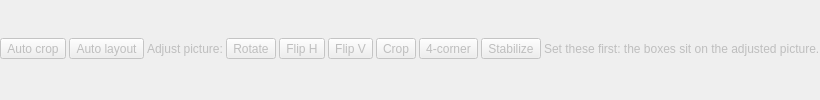
        <widget class="QWidget" name="widget_viewTools" native="true">
         <property name="enabled">
          <bool>false</bool>
         </property>
         <layout class="QHBoxLayout" name="horizontalLayout_10">
          <property name="spacing">
           <number>3</number>
          </property>
          <property name="leftMargin">
           <number>0</number>
          </property>
          <property name="topMargin">
           <number>0</number>
          </property>
          <property name="rightMargin">
           <number>0</number>
          </property>
          <property name="bottomMargin">
           <number>3</number>
          </property>
          <item>
           <widget class="QToolButton" name="toolButton_autoCrop">
            <property name="toolTip">
             <string>Find the scoreboard with AI and crop the picture to it. Reset crop brings back the whole picture.</string>
            </property>
            <property name="text">
             <string>Auto crop</string>
            </property>
            <property name="checkable">
             <bool>true</bool>
            </property>
            <property name="toolButtonStyle">
             <enum>Qt::ToolButtonTextBesideIcon</enum>
            </property>
           </widget>
          </item>
          <item>
           <widget class="QToolButton" name="toolButton_autoLayout">
            <property name="toolTip">
             <string>Find the home and away scores, the clock and the period with AI, and place their fields' boxes on the picture</string>
            </property>
            <property name="text">
             <string>Auto layout</string>
            </property>
            <property name="checkable">
             <bool>true</bool>
            </property>
            <property name="toolButtonStyle">
             <enum>Qt::ToolButtonTextBesideIcon</enum>
            </property>
           </widget>
          </item>
          <item>
           <widget class="QLabel" name="label_adjustPicture">
            <property name="text">
             <string>Adjust picture:</string>
            </property>
           </widget>
          </item>
          <item>
           <widget class="QToolButton" name="toolButton_rotate">
            <property name="toolTip">
             <string>Rotate the picture by 90 degrees clockwise</string>
            </property>
            <property name="text">
             <string>Rotate</string>
            </property>
           </widget>
          </item>
          <item>
           <widget class="QToolButton" name="toolButton_flipHorizontal">
            <property name="toolTip">
             <string>Mirror the picture left to right. Turn this on when a capture card shows a mirrored image, then place the boxes: the preview and the OCR read the flipped picture. The choice is kept next time you start.</string>
            </property>
            <property name="text">
             <string>Flip H</string>
            </property>
            <property name="checkable">
             <bool>true</bool>
            </property>
           </widget>
          </item>
          <item>
           <widget class="QToolButton" name="toolButton_flipVertical">
            <property name="toolTip">
             <string>Mirror the picture top to bottom. The preview and the OCR read the flipped picture, and the choice is kept next time you start.</string>
            </property>
            <property name="text">
             <string>Flip V</string>
            </property>
            <property name="checkable">
             <bool>true</bool>
            </property>
           </widget>
          </item>
          <item>
           <widget class="QToolButton" name="toolButton_topCrop">
            <property name="toolTip">
             <string>Cut the edges off the picture. Turning it off keeps the values for the next time.</string>
            </property>
            <property name="text">
             <string>Crop</string>
            </property>
            <property name="checkable">
             <bool>true</bool>
            </property>
           </widget>
          </item>
          <item>
           <widget class="QToolButton" name="pushButton_fourCorner">
            <property name="toolTip">
             <string>Correct the perspective: click the 4 corners of the scoreboard</string>
            </property>
            <property name="text">
             <string>4-corner</string>
            </property>
            <property name="checkable">
             <bool>true</bool>
            </property>
           </widget>
          </item>
          <item>
           <widget class="QToolButton" name="pushButton_stabilize">
            <property name="toolTip">
             <string>Compensate for a shaking camera</string>
            </property>
            <property name="text">
             <string>Stabilize</string>
            </property>
            <property name="checkable">
             <bool>true</bool>
            </property>
           </widget>
          </item>
          <item>
           <widget class="QLabel" name="label_adjustHint">
            <property name="enabled">
             <bool>false</bool>
            </property>
            <property name="minimumSize">
             <size>
              <width>1</width>
              <height>0</height>
             </size>
            </property>
            <property name="text">
             <string>Set these first: the boxes sit on the adjusted picture.</string>
            </property>
           </widget>
          </item>
          <item>
           <spacer name="horizontalSpacer_2">
            <property name="orientation">
             <enum>Qt::Horizontal</enum>
            </property>
            <property name="sizeHint" stdset="0">
             <size>
              <width>0</width>
              <height>20</height>
             </size>
            </property>
           </spacer>
          </item>
         </layout>
        </widget>
